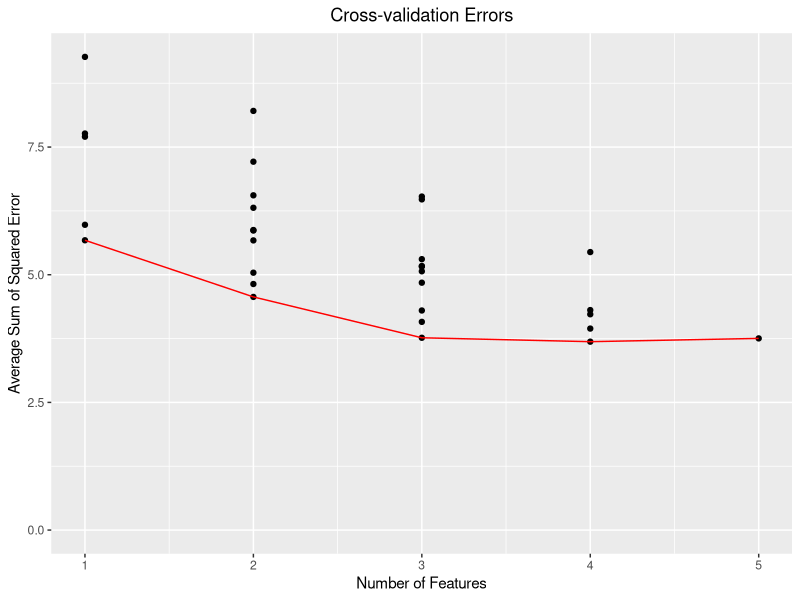

R code for this plot:
## ---- assign1-init
library(ggplot2)

best_subset_selection <- function(X, y, folds) {
    n <- nrow(X)
    p <- ncol(X)

    stopifnot(folds <= n)

    sampled_idx <- sample(1:n, n)
    sets <- cross_validation_sets(n, folds)

    X <- X[sampled_idx,]
    y <- y[sampled_idx]

    best_features <- list()
    cv_scores <- rep(list(c()), p)

    for (j in 1:p) {
        feature_combinations <- combinations(p, j)
        errors <- c()
        for (feature_idx in 1:nrow(feature_combinations)) {
            features <- feature_combinations[feature_idx, ] == 1
            current_errors <- c()
            for (i in 1:folds) {
                test_validation_idx <- sets[i, 1]:sets[i, 2]
                test_idx <- test_validation_idx
                training_idx <- (1:n)[-test_validation_idx]

                lmfit <- linear_regression(as.matrix(X[training_idx, features]),
                                           y[training_idx],
                                           as.matrix(X[test_idx, features]),
                                           y[test_idx])
                current_errors <- c(current_errors, lmfit$SSE)
            }
            errors <- c(errors, mean(current_errors))
            cv_scores[[j]] <- c(cv_scores[[j]], mean(current_errors))
        }
        best_features[[j]] <- list(features=feature_combinations[which.min(errors),],
                                   SSE=min(errors))
    }

    list(bf=best_features, cvs=cv_scores)
}

cross_validation_sets <- function(n, folds) {
    set_size <- as.integer(n / folds)
    remaining <- n - folds * set_size

    idx <- matrix(0, nrow=folds, ncol=2)
    idx[1, 1] <- 1
    idx[1, 2] <- set_size

    for (i in 2:folds) {
        idx[i, 1] <- idx[i - 1, 2] + 1
        idx[i, 2] <- idx[i, 1] + (set_size - 1)

        if (remaining > 0) {
            idx[i, 2] <- idx[i, 2] + 1
            remaining <- remaining - 1
        }
    }

    idx
}

linear_regression <- function(X_train, y_train, X_test, y_test) {
    X_train <- cbind(rep(1, nrow(X_train)), X_train)
    X_test <- cbind(rep(1, nrow(X_test)), X_test)

    coefficients <- solve(t(X_train) %*% X_train) %*% t(X_train) %*% y_train
    coefficients <- as.vector(coefficients)
    fitted_values <- X_test %*% coefficients
    SSE <- sum((y_test - fitted_values)^2)
    list(coefficients=coefficients, fitted_values=fitted_values, SSE=SSE)
}

combinations <- function(n, m) {
    t(apply(combn(1:n, m=m), 2, function(x) replace(rep(0, n), x, 1)))
}

data <- swiss
x <- scale(data[, -1])
y <- scale(data[, 1])
folds <- 5
set.seed(12345)
result <- best_subset_selection(x, y, folds)
best_features <- result$bf
cv_scores <- result$cvs

best_setting <- best_features[[which.min(sapply(best_features, function(x) x$SSE))]]

lmfit <- linear_regression(as.matrix(x[, best_setting$features == 1]), y,
                           as.matrix(x[, best_setting$features == 1]), y)
coefs <- lmfit$coefficients
features <- names(data)[-1][best_setting$features == 1]
## ---- end-of-assign1-init

## ---- assign1-plot-sse
coordinates <- lapply(1:length(cv_scores), function(feature_count) {
    cbind(x=feature_count, y=cv_scores[[feature_count]])
})
plot_data <- as.data.frame(do.call(rbind, coordinates))

best_coordinates <- lapply(1:length(cv_scores), function(feature_count) {
    cbind(x=feature_count, y=min(cv_scores[[feature_count]]))
})
plot_line <- as.data.frame(do.call(rbind, best_coordinates))

ggplot(plot_data) +
    ggtitle("Cross-validation Errors") +
    xlab("Number of Features") +
    ylab("Average Sum of Squared Error") +
    geom_point(aes(x=x, y=y)) +
    geom_line(data=plot_line, aes(x=x, y=y), color="red") +
    theme(plot.title = element_text(hjust=0.5)) +
    scale_y_continuous(limits=c(0, max(plot_data$y)))
## ---- end-of-assign1-plot-sse
